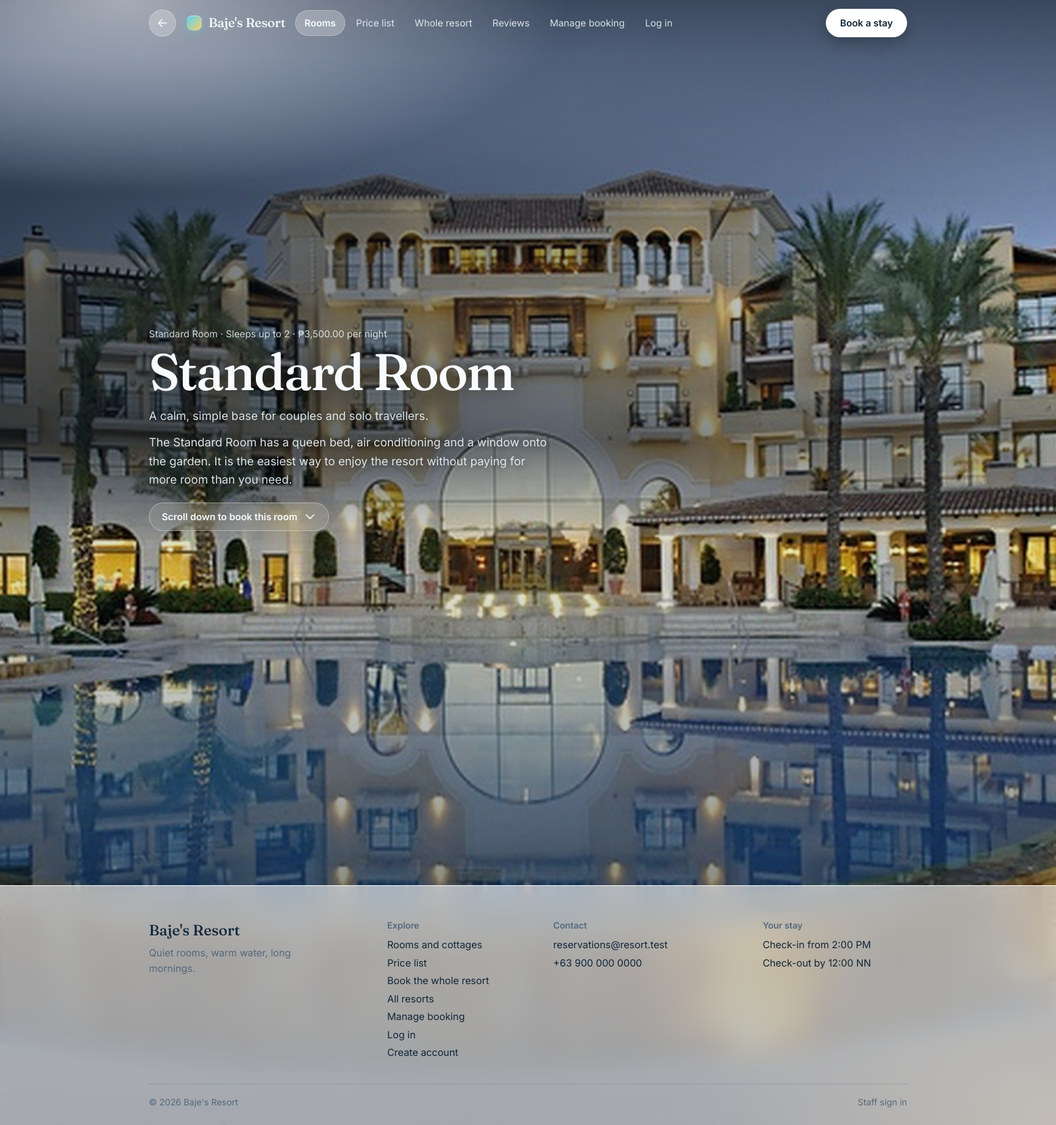
The page /room.php?id=1&r=bajes-resort on the database its author committed.
### tables this page shows
CREATE TABLE resort (
  resort_id       INT AUTO_INCREMENT PRIMARY KEY,
  slug            VARCHAR(40)  NOT NULL,               
  name            VARCHAR(100) NOT NULL,
  tagline         VARCHAR(160) NULL,
  description     TEXT NULL,
  location        VARCHAR(120) NULL,
  theme           VARCHAR(20)  NOT NULL DEFAULT 'ocean',    
  hero_image      VARCHAR(120) NULL,                   
  contact_email   VARCHAR(120) NULL,
  contact_phone   VARCHAR(40)  NULL,
  checkin_time    VARCHAR(20)  NOT NULL DEFAULT '2:00 PM',
  checkout_time   VARCHAR(20)  NOT NULL DEFAULT '12:00 NN',
  free_cancel_days INT NOT NULL DEFAULT 2,
  exclusive_rate  DECIMAL(10,2) NULL,                  
  is_active       TINYINT(1) NOT NULL DEFAULT 1,
  sort_order      INT NOT NULL DEFAULT 0,
  created_at      TIMESTAMP NOT NULL DEFAULT CURRENT_TIMESTAMP,
  CONSTRAINT uk_resort_slug UNIQUE (slug),
  CONSTRAINT ck_resort_rate CHECK (exclusive_rate IS NULL OR exclusive_rate >= 0)
);

CREATE TABLE room_type (
  room_type_id  INT AUTO_INCREMENT PRIMARY KEY,
  resort_id     INT NOT NULL,
  type_name     VARCHAR(60) NOT NULL,
  description   TEXT,
  details       TEXT NULL,
  max_occupancy INT NOT NULL,
  base_rate     DECIMAL(10,2) NOT NULL,
  CONSTRAINT uk_room_type_name UNIQUE (resort_id, type_name),
  CONSTRAINT ck_room_type_occ  CHECK (max_occupancy > 0),
  CONSTRAINT ck_room_type_rate CHECK (base_rate >= 0),
  CONSTRAINT fk_room_type_resort FOREIGN KEY (resort_id) REFERENCES resort(resort_id) ON DELETE CASCADE
);

### includes/bootstrap.php (called while the page is built, shortened)
<?php
$config = require __DIR__ . '/../config.php';
$config['platform'] ??= 'Resort Booking';
$config['resort'] = $config['platform'];
$resort = null;
function resort_find(PDO $pdo, string $slug): ?array
{
    $stmt = $pdo->prepare('SELECT * FROM resort WHERE slug = ? AND is_active = 1');
    $stmt->execute([$slug]);
    return $stmt->fetch() ?: null;
}
function resort_apply(array $r): void
{
    global $config, $resort;
    $resort = $r;
    $config['resort']        = $r['name'];
    $config['tagline']       = (string)$r['tagline'];
    $config['checkin_time']  = $r['checkin_time'];
    $config['checkout_time'] = $r['checkout_time'];
    $config['contact_email'] = (string)$r['contact_email'];
    $config['contact_phone'] = (string)$r['contact_phone'];
    $config['free_cancel_days'] = (int)$r['free_cancel_days'];
    $config['mail']['from_name'] = $r['name'];
}
function require_resort(PDO $pdo): array
{
    $slug = (string)($_POST['r'] ?? $_GET['r'] ?? '');
    $r = $slug !== '' ? resort_find($pdo, $slug) : null;
    return $r;
}
function ru(string $url, ?string $slug = null): string
{
    global $resort;
    $slug ??= $resort['slug'] ?? '';
    $frag = '';
    if (($i = strpos($url, '#')) !== false) {
        $frag = substr($url, $i);
        $url  = substr($url, 0, $i);
    }
    return $url . (str_contains($url, '?') ? '&' : '?') . 'r=' . rawurlencode($slug) . $frag;
}
function h(mixed $value): string
{
    return htmlspecialchars((string)($value ?? ''), ENT_QUOTES, 'UTF-8');
}
function money(float|int|string $amount): string
{
    global $config;
    return $config['currency'] . number_format((float)$amount, 2);
}

### config.php (called while the page is built)
<?php
return [
    'db_host'  => '127.0.0.1',
    'db_port'  => 3306,
    'db_name'  => 'resort_db',
    'db_user'  => 'root',
    'db_pass'  => '',
    'debug'    => false,
    'platform'      => 'Resort Booking',
    'resort'        => "Baje's Resort",
    'tagline'       => 'Quiet rooms, warm water, long mornings.',
    'currency'      => '₱',
    'timezone'      => 'Asia/Manila',
    'checkin_time'  => '2:00 PM',
    'checkout_time' => '12:00 NN',
    'contact_email' => 'reservations@resort.test',
    'contact_phone' => '+63 900 000 0000',
    'mail' => [
        'driver'     => 'smtp',
        'host'       => 'smtp.gmail.com',
        'port'       => 587,
        'encryption' => 'tls',
        'username'   => 'bajeloveleandro@gmail.com',
        'password'   => 'wguh qhvr icie wcsj',
        'from_email' => 'bajeloveleandro@gmail.com',
        'from_name'  => "Baje's Resort",
    ],
    'verify_email' => true,
    'base_url'    => '',
    'force_https' => false,
    'min_nights'          => 1,
    'max_nights'          => 30,
    'max_advance_days'    => 365,
    'max_rooms_per_booking' => 5,
    'max_guests_per_booking' => 20,
    'free_cancel_days'    => 2,
];

### room.php (the view, shortened to what this page needs)
<?php
require __DIR__ . '/includes/layout.php';
require __DIR__ . '/includes/booking.php';
require_resort($pdo);
$id   = (int)($_GET['id'] ?? 0);
$stmt = $pdo->prepare('SELECT * FROM room_type WHERE room_type_id = ? AND resort_id = ?');
$stmt->execute([$id, resort_id()]);
$type = $stmt->fetch();
$cap    = (int)$type['max_occupancy'];
$noun   = stripos($type['type_name'], 'cottage') !== false ? 'cottage' : 'room';
$photos = room_photos($type['type_name']);
if (!$photos) {
    $hero = resort_hero();
    $photos = [['url' => $hero, 'fit' => 'cover', 'portrait' => false]];
}
$text  = trim((string)($type['details'] ?? '')) !== '' ? (string)$type['details'] : (string)$type['description'];
$paras = array_values(array_filter(array_map('trim', preg_split('/\R{2,}/', $text) ?: [])));
site_start($type['type_name'], 'rooms', 'bleed room-page');
?>
<div class="rp-bg" aria-hidden="true">
  <?php foreach ($photos as $i => $p): ?>
    <div class="rp-slide<?= $i === 0 ? ' is-on' : '' ?><?= $p['portrait'] ? ' is-portrait' : '' ?>">
      <i class="rp-fill" style="background-image:url('<?= h($p['url']) ?>')"></i>
      <i class="rp-pic" style="background-image:url('<?= h($p['url']) ?>');background-size:<?= h($p['fit']) ?>"></i>
    </div>
  <?php endforeach; ?>
</div>
<section class="rp-stage" data-slides="<?= count($photos) ?>">
  <div class="rp-copy">
    <p class="rp-meta"><?= h($type['type_name']) ?> · Sleeps up to <?= $cap ?> · <?= h(money($type['base_rate'])) ?> <small>per night</small></p>
    <h1><?= h($type['type_name']) ?></h1>
    <?php foreach ($paras as $para): ?><p class="rp-text"><?= h($para) ?></p><?php endforeach; ?>
    <a class="rp-hint" href="#book">
      <span>Scroll down to book this <?= $noun ?></span>
      <svg viewBox="0 0 24 24" width="22" height="22" fill="none" stroke="currentColor" stroke-width="1.8" stroke-linecap="round" stroke-linejoin="round" aria-hidden="true"><path d="M6 9l6 6 6-6"/></svg>
    </a>
  </div>
</section>
<?php site_end();

### includes/layout.php (shortened to what this page needs)
<?php
require_once __DIR__ . '/bootstrap.php';
function asset_url(string $file, string $prefix = ''): string
{
    $full = __DIR__ . '/../assets/' . $file;
    return $prefix . 'assets/' . $file . '?v=' . (is_file($full) ? filemtime($full) : time());
}
function resort_hero(): string
{
    global $resort;
    $f = (string)($resort['hero_image'] ?? '');
    return (preg_match('#^[a-z0-9_\-]+(/[a-z0-9_\-.]+)?\.(jpe?g|png|webp)$#i', $f) && is_file(__DIR__ . '/../assets/' . $f)) ? 'assets/' . $f : '';
}
    ?>
<?php
function site_start(string $title, string $active = '', string $bodyClass = ''): void
{
    global $config, $resort;
    $signedIn = !empty($_SESSION['guest_id']);
    if ($resort) {
        $nav = ['rooms' => [ru('rooms.php'), 'Rooms'], 'pricelist' => [ru('pricelist.php'), 'Price list'], 'stay' => [ru('book.php#exclusive'), 'Whole resort'], 'reviews' => [ru('reviews.php'), 'Reviews'],
                'booking' => [ru('booking.php'), 'Manage booking']];
    } else {
        $nav = ['all' => ['index.php', 'Resorts'], 'booking' => ['booking.php', 'Manage booking']];
    }
    $nav['account'] = $signedIn ? [ru('account.php'), 'My account'] : [ru('login.php'), 'Log in'];
    $brandName = $resort ? $config['resort'] : $config['platform'];
    $brandHref = $resort ? ru('landing.php') : 'index.php';
    ?><!doctype html>
<html lang="en">
<head>
<link rel="stylesheet" href="<?= h(asset_url('style.css')) ?>">
</head>
<body class="site<?= $bodyClass !== '' ? ' ' . h($bodyClass) : '' ?>">
<div class="frame">
<header class="top" id="top">
  <div class="bar">
    <?php if ($resort): ?><a class="back-btn" href="index.php" title="Back to all resorts" aria-label="Back to all resorts"><svg viewBox="0 0 24 24" width="20" height="20" fill="none" stroke="currentColor" stroke-width="2" stroke-linecap="round" stroke-linejoin="round" aria-hidden="true"><path d="M19 12H5M11 6l-6 6 6 6"/></svg></a><?php endif; ?>
    <a class="brand" href="<?= h($brandHref) ?>"><?= h($brandName) ?></a>
    <nav id="site-nav" aria-label="Main">
      <?php foreach ($nav as $key => [$href, $label]): ?>
        <a href="<?= h($href) ?>"<?= $key === $active ? ' aria-current="page"' : '' ?>><?= h($label) ?></a>
      <?php endforeach; ?>
    </nav>
    <a class="btn primary push" href="<?= h($resort ? ru('book.php#book') : 'index.php#resorts') ?>"><?= $resort ? 'Book a stay' : 'Find a resort' ?></a>
  </div>
</header>
<main class="wrap" id="content">
<?php flash_render();
}
function site_end(): void
{
    global $config, $resort;
    $tel = preg_replace('/[^0-9+]/', '', (string)($resort ? $config['contact_phone'] : ''));
    ?>
</main>
<footer class="foot">
  <div class="foot-grid">
    <div class="foot-about">
      <strong class="foot-brand"><?= h($resort ? $config['resort'] : $config['platform']) ?></strong>
      <p><?= h($resort ? $config['tagline'] : 'Many resorts, one simple booking system.') ?></p>
    </div>
    <div>
      <h3>Explore</h3>
      <?php if ($resort): ?>
        <a href="<?= h(ru('rooms.php')) ?>">Rooms and cottages</a>
        <a href="<?= h(ru('pricelist.php')) ?>">Price list</a>
        <a href="<?= h(ru('book.php#exclusive')) ?>">Book the whole resort</a>
      <?php endif; ?>
      <a href="index.php">All resorts</a>
      <a href="<?= h(ru('booking.php')) ?>">Manage booking</a>
      <?php if (!empty($_SESSION['guest_id'])): ?><a href="<?= h(ru('account.php')) ?>">My account</a><?php else: ?><a href="<?= h(ru('login.php')) ?>">Log in</a> <a href="<?= h(ru('register.php')) ?>">Create account</a><?php endif; ?>
    </div>
    <?php if ($resort): ?>
    <div>
      <h3>Contact</h3>
      <a href="mailto:<?= h($config['contact_email']) ?>"><?= h($config['contact_email']) ?></a>
      <a href="tel:<?= h($tel) ?>"><?= h($config['contact_phone']) ?></a>
    </div>
    <div>
      <h3>Your stay</h3>
      <p>Check-in from <?= h($config['checkin_time']) ?></p>
      <p>Check-out by <?= h($config['checkout_time']) ?></p>
    </div>
    <?php endif; ?>
  </div>
  <div class="foot-bottom">
    <span>© <?= date('Y') ?> <?= h($resort ? $config['resort'] : $config['platform']) ?></span>
    <a href="admin/">Staff sign in</a>
  </div>
</footer>
</div>
</body>
</html>
<?php
}
    ?><!doctype html>

### rows shown on the page
resort: name "Baje's Resort", tagline "Quiet rooms, warm water, long mornings.", contact_email "reservations@resort.test", contact_phone "+63 900 000 0000", checkin_time "2:00 PM", checkout_time "12:00 NN"
room_type: type_name "Standard Room", max_occupancy "2", base_rate "₱3,500.00", details "A calm, simple base for couples and solo travellers.", details "The Standard Room has a queen bed, air conditioning and a window onto the garden. It is the easiest way to enjoy the resort without paying for more room than you need.", type_name "room"

### other values the page prints
$label "Rooms"
$label "Price list"
$label "Whole resort"
$label "Reviews"
$label "Manage booking"
$label "Log in"
